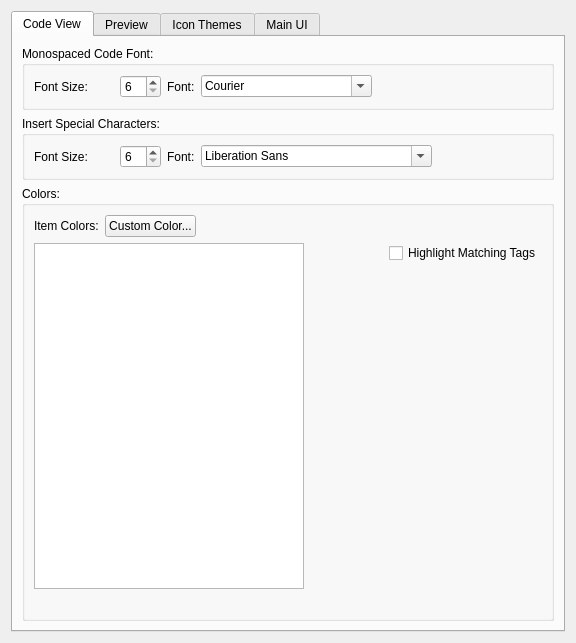
<?xml version="1.0" encoding="UTF-8"?>
<ui version="4.0">
 <class>AppearanceWidget</class>
 <widget class="QWidget" name="AppearanceWidget">
  <property name="geometry">
   <rect>
    <x>0</x>
    <y>0</y>
    <width>576</width>
    <height>508</height>
   </rect>
  </property>
  <property name="windowTitle">
   <string>Appearance</string>
  </property>
  <layout class="QVBoxLayout" name="verticalLayout">
   <item>
    <widget class="QTabWidget" name="tabAppearance">
     <property name="sizePolicy">
      <sizepolicy hsizetype="Preferred" vsizetype="Preferred">
       <horstretch>0</horstretch>
       <verstretch>0</verstretch>
      </sizepolicy>
     </property>
     <property name="focusPolicy">
      <enum>Qt::StrongFocus</enum>
     </property>
     <property name="currentIndex">
      <number>0</number>
     </property>
     <widget class="QWidget" name="AppCVTab">
      <attribute name="title">
       <string>Code View</string>
      </attribute>
      <layout class="QVBoxLayout" name="verticalLayout_7">
       <item>
        <widget class="QGroupBox" name="groupBoxCodeView">
         <property name="title">
          <string>Monospaced Code Font:</string>
         </property>
         <layout class="QVBoxLayout" name="verticalLayout_4">
          <item>
           <layout class="QGridLayout" name="gridLayout_2">
            <item row="0" column="0">
             <widget class="QLabel" name="labelCodeViewFontSize">
              <property name="minimumSize">
               <size>
                <width>80</width>
                <height>0</height>
               </size>
              </property>
              <property name="toolTip">
               <string>Font size to be used for text in Code View.</string>
              </property>
              <property name="text">
               <string>Font Size:</string>
              </property>
             </widget>
            </item>
            <item row="0" column="1">
             <widget class="QSpinBox" name="codeViewFontSizeSpin">
              <property name="minimum">
               <number>6</number>
              </property>
             </widget>
            </item>
            <item row="0" column="2">
             <widget class="QLabel" name="labelCodeViewFont">
              <property name="toolTip">
               <string>Font family to be used for text in Code View.</string>
              </property>
              <property name="text">
               <string>Font:</string>
              </property>
             </widget>
            </item>
            <item row="0" column="3">
             <widget class="QFontComboBox" name="cbCodeViewFont">
              <property name="fontFilters">
               <set>QFontComboBox::MonospacedFonts</set>
              </property>
             </widget>
            </item>
            <item row="0" column="4">
             <spacer name="horizontalSpacerCSS">
              <property name="orientation">
               <enum>Qt::Horizontal</enum>
              </property>
              <property name="sizeHint" stdset="0">
               <size>
                <width>28</width>
                <height>20</height>
               </size>
              </property>
             </spacer>
            </item>
           </layout>
          </item>
         </layout>
        </widget>
       </item>
       <item>
        <widget class="QGroupBox" name="groupBoxSpecialCharacter">
         <property name="title">
          <string>Insert Special Characters:</string>
         </property>
         <layout class="QVBoxLayout" name="verticalLayout_2">
          <item>
           <layout class="QGridLayout" name="gridLayout_3">
            <item row="0" column="0">
             <widget class="QLabel" name="labelSpecialCharacterFontSize">
              <property name="minimumSize">
               <size>
                <width>80</width>
                <height>0</height>
               </size>
              </property>
              <property name="toolTip">
               <string>Font size to be used for Insert Special Characters window</string>
              </property>
              <property name="text">
               <string>Font Size:</string>
              </property>
             </widget>
            </item>
            <item row="0" column="1">
             <widget class="QSpinBox" name="specialCharacterFontSizeSpin">
              <property name="minimum">
               <number>6</number>
              </property>
              <property name="maximum">
               <number>99</number>
              </property>
             </widget>
            </item>
            <item row="0" column="2">
             <widget class="QLabel" name="label">
              <property name="text">
               <string>Font:</string>
              </property>
             </widget>
            </item>
            <item row="0" column="3">
             <widget class="QFontComboBox" name="cbSpecialCharacterFont"/>
            </item>
            <item row="0" column="4">
             <spacer name="horizontalSpacerSC">
              <property name="orientation">
               <enum>Qt::Horizontal</enum>
              </property>
              <property name="sizeHint" stdset="0">
               <size>
                <width>28</width>
                <height>20</height>
               </size>
              </property>
             </spacer>
            </item>
           </layout>
          </item>
         </layout>
        </widget>
       </item>
       <item>
        <widget class="QGroupBox" name="groupBox">
         <property name="title">
          <string>Colors:</string>
         </property>
         <layout class="QGridLayout" name="gridLayout_6">
          <item row="0" column="0">
           <layout class="QGridLayout" name="gridLayout_4">
            <item row="0" column="0">
             <widget class="QLabel" name="labelColors">
              <property name="text">
               <string>Item Colors:</string>
              </property>
             </widget>
            </item>
            <item row="0" column="1">
             <widget class="QPushButton" name="customColorButton">
              <property name="sizePolicy">
               <sizepolicy hsizetype="Preferred" vsizetype="Fixed">
                <horstretch>0</horstretch>
                <verstretch>0</verstretch>
               </sizepolicy>
              </property>
              <property name="minimumSize">
               <size>
                <width>90</width>
                <height>0</height>
               </size>
              </property>
              <property name="focusPolicy">
               <enum>Qt::TabFocus</enum>
              </property>
              <property name="toolTip">
               <string>Select an alternative color for this display item</string>
              </property>
              <property name="text">
               <string>Custom Color...</string>
              </property>
             </widget>
            </item>
            <item row="0" column="2">
             <spacer name="horizontalSpacer_3">
              <property name="orientation">
               <enum>Qt::Horizontal</enum>
              </property>
              <property name="sizeHint" stdset="0">
               <size>
                <width>40</width>
                <height>20</height>
               </size>
              </property>
             </spacer>
            </item>
           </layout>
          </item>
          <item row="1" column="0">
           <layout class="QGridLayout" name="gridLayout_5" columnstretch="0,0,0">
            <item row="0" column="2">
             <layout class="QVBoxLayout" name="verticalLayout_6">
              <item>
               <widget class="QCheckBox" name="chkHightlightTags">
                <property name="text">
                 <string>Highlight Matching Tags</string>
                </property>
               </widget>
              </item>
              <item>
               <spacer name="verticalSpacer_2">
                <property name="orientation">
                 <enum>Qt::Vertical</enum>
                </property>
                <property name="sizeHint" stdset="0">
                 <size>
                  <width>20</width>
                  <height>40</height>
                 </size>
                </property>
               </spacer>
              </item>
             </layout>
            </item>
            <item row="0" column="0">
             <widget class="QListWidget" name="codeViewColorsList">
              <property name="minimumSize">
               <size>
                <width>270</width>
                <height>0</height>
               </size>
              </property>
              <property name="maximumSize">
               <size>
                <width>320</width>
                <height>16777215</height>
               </size>
              </property>
             </widget>
            </item>
            <item row="1" column="0">
             <spacer name="verticalSpacer_3">
              <property name="orientation">
               <enum>Qt::Vertical</enum>
              </property>
              <property name="sizeType">
               <enum>QSizePolicy::Minimum</enum>
              </property>
              <property name="sizeHint" stdset="0">
               <size>
                <width>20</width>
                <height>20</height>
               </size>
              </property>
             </spacer>
            </item>
            <item row="0" column="1">
             <spacer name="horizontalSpacer">
              <property name="orientation">
               <enum>Qt::Horizontal</enum>
              </property>
              <property name="sizeType">
               <enum>QSizePolicy::Expanding</enum>
              </property>
              <property name="sizeHint" stdset="0">
               <size>
                <width>40</width>
                <height>20</height>
               </size>
              </property>
             </spacer>
            </item>
           </layout>
          </item>
         </layout>
        </widget>
       </item>
      </layout>
     </widget>
     <widget class="QWidget" name="AppPreviewTab">
      <attribute name="title">
       <string>Preview</string>
      </attribute>
      <layout class="QVBoxLayout" name="verticalLayout_5">
       <item alignment="Qt::AlignTop">
        <widget class="QGroupBox" name="groupBoxPreview">
         <property name="title">
          <string>Fonts:</string>
         </property>
         <layout class="QVBoxLayout" name="verticalLayoutPV">
          <item>
           <widget class="QLabel" name="labelWarning">
            <property name="toolTip">
             <string/>
            </property>
            <property name="text">
             <string>If no font is specified in the CSS for your page, the following font will be used to display within Sigil. These fonts will not be used in your actual ebook.</string>
            </property>
            <property name="wordWrap">
             <bool>true</bool>
            </property>
           </widget>
          </item>
          <item>
           <layout class="QHBoxLayout" name="horizontalLayoutPV" stretch="0,0">
            <item>
             <layout class="QGridLayout" name="gridLayoutPV">
              <item row="0" column="1">
               <widget class="QSpinBox" name="previewFontSizeSpin">
                <property name="minimum">
                 <number>6</number>
                </property>
                <property name="maximum">
                 <number>99</number>
                </property>
               </widget>
              </item>
              <item row="0" column="0">
               <widget class="QLabel" name="labelPreviewFontSize">
                <property name="minimumSize">
                 <size>
                  <width>80</width>
                  <height>0</height>
                 </size>
                </property>
                <property name="toolTip">
                 <string>Default font size to be used for Preview
if no font-size specified in your CSS</string>
                </property>
                <property name="text">
                 <string>Font Size:</string>
                </property>
               </widget>
              </item>
              <item row="0" column="2">
               <widget class="QLabel" name="labelPreviewFontStandard">
                <property name="toolTip">
                 <string>Default font family to be used for Preview
if no font-family specified in your CSS</string>
                </property>
                <property name="text">
                 <string>Standard:</string>
                </property>
               </widget>
              </item>
              <item row="0" column="4">
               <spacer name="horizontalSpacerPV">
                <property name="orientation">
                 <enum>Qt::Horizontal</enum>
                </property>
                <property name="sizeHint" stdset="0">
                 <size>
                  <width>0</width>
                  <height>20</height>
                 </size>
                </property>
               </spacer>
              </item>
              <item row="0" column="3">
               <widget class="QFontComboBox" name="cbPreviewFontStandard"/>
              </item>
              <item row="3" column="3">
               <widget class="QFontComboBox" name="cbPreviewFontSerif"/>
              </item>
              <item row="4" column="3">
               <widget class="QFontComboBox" name="cbPreviewFontSansSerif"/>
              </item>
              <item row="3" column="2">
               <widget class="QLabel" name="labelPreviewFontSerif">
                <property name="toolTip">
                 <string>Default font family to be used for Preview
if a serif font-family specified in your CSS</string>
                </property>
                <property name="text">
                 <string>Serif:</string>
                </property>
               </widget>
              </item>
              <item row="4" column="2">
               <widget class="QLabel" name="labelPreviewFontSansSerif">
                <property name="toolTip">
                 <string>Default font family to be used for Preview
if a sans-serif font-family specified in your CSS</string>
                </property>
                <property name="text">
                 <string>Sans-Serif:</string>
                </property>
               </widget>
              </item>
             </layout>
            </item>
            <item>
             <spacer name="horizontalSpacerPV2">
              <property name="orientation">
               <enum>Qt::Horizontal</enum>
              </property>
              <property name="sizeHint" stdset="0">
               <size>
                <width>0</width>
                <height>20</height>
               </size>
              </property>
             </spacer>
            </item>
           </layout>
          </item>
         </layout>
        </widget>
       </item>
       <item>
        <widget class="QCheckBox" name="PreviewDarkInDM">
         <property name="focusPolicy">
          <enum>Qt::TabFocus</enum>
         </property>
         <property name="text">
          <string>Make Preview simulate a dark appearance in dark mode</string>
         </property>
         <property name="checked">
          <bool>true</bool>
         </property>
        </widget>
       </item>
       <item>
        <spacer name="verticalSpacer">
         <property name="orientation">
          <enum>Qt::Vertical</enum>
         </property>
         <property name="sizeHint" stdset="0">
          <size>
           <width>20</width>
           <height>40</height>
          </size>
         </property>
        </spacer>
       </item>
      </layout>
     </widget>
     <widget class="QWidget" name="IconThemeTab">
      <attribute name="title">
       <string>Icon Themes</string>
      </attribute>
      <layout class="QVBoxLayout" name="tabverticalLayout">
       <item>
        <widget class="QGroupBox" name="tabgroupBox">
         <property name="sizePolicy">
          <sizepolicy hsizetype="Preferred" vsizetype="Preferred">
           <horstretch>0</horstretch>
           <verstretch>0</verstretch>
          </sizepolicy>
         </property>
         <property name="toolTip">
          <string>Choose which icon theme you want to use (requires Sigil restart).</string>
         </property>
         <property name="title">
          <string>Select your icon theme:</string>
         </property>
         <property name="alignment">
          <set>Qt::AlignLeading|Qt::AlignLeft|Qt::AlignVCenter</set>
         </property>
         <layout class="QHBoxLayout" name="tabversionLayout">
          <item>
           <widget class="QRadioButton" name="Default">
            <property name="focusPolicy">
             <enum>Qt::TabFocus</enum>
            </property>
            <property name="toolTip">
             <string>Sigil's default icon theme.</string>
            </property>
            <property name="text">
             <string>Default Icons</string>
            </property>
            <property name="checked">
             <bool>true</bool>
            </property>
           </widget>
          </item>
          <item>
           <widget class="QRadioButton" name="Fluent">
            <property name="focusPolicy">
             <enum>Qt::TabFocus</enum>
            </property>
            <property name="toolTip">
             <string>Icons based on the Fluent theme:</string>
            </property>
            <property name="text">
             <string>Fluent Icons</string>
            </property>
            <property name="checked">
             <bool>false</bool>
            </property>
           </widget>
          </item>
          <item>
           <widget class="QRadioButton" name="Material">
            <property name="focusPolicy">
             <enum>Qt::TabFocus</enum>
            </property>
            <property name="toolTip">
             <string>Icons based on Google's Material theme:</string>
            </property>
            <property name="text">
             <string>Material Icons</string>
            </property>
            <property name="checked">
             <bool>false</bool>
            </property>
           </widget>
          </item>
          <item>
           <widget class="QRadioButton" name="Custom">
            <property name="focusPolicy">
             <enum>Qt::TabFocus</enum>
            </property>
            <property name="toolTip">
             <string>Custom Icon Theme:</string>
            </property>
            <property name="text">
             <string>Custom Icons</string>
            </property>
            <property name="checked">
             <bool>false</bool>
            </property>
           </widget>
          </item>
          <item>
           <spacer name="tabhorizontalSpacer_4">
            <property name="orientation">
             <enum>Qt::Horizontal</enum>
            </property>
            <property name="sizeHint" stdset="0">
             <size>
              <width>40</width>
              <height>20</height>
             </size>
            </property>
           </spacer>
          </item>
         </layout>
        </widget>
       </item>
       <item>
        <spacer name="tabverticalSpacer">
         <property name="orientation">
          <enum>Qt::Vertical</enum>
         </property>
         <property name="sizeHint" stdset="0">
          <size>
           <width>20</width>
           <height>40</height>
          </size>
         </property>
        </spacer>
       </item>
      </layout>
     </widget>
     <widget class="QWidget" name="AppUiTab">
      <attribute name="title">
       <string>Main UI</string>
      </attribute>
      <layout class="QVBoxLayout" name="verticalLayout_3">
       <item>
        <widget class="QGroupBox" name="groupBoxIconSize">
         <property name="title">
          <string>Main Menu Icon Size:</string>
         </property>
         <layout class="QGridLayout" name="gridLayout">
          <item row="0" column="0">
           <widget class="QLabel" name="labelIconSize">
            <property name="text">
             <string>Adjust the size of the icons in the main menu.</string>
            </property>
            <property name="wordWrap">
             <bool>true</bool>
            </property>
           </widget>
          </item>
          <item row="1" column="0">
           <widget class="QSlider" name="iconSizeSlider">
            <property name="focusPolicy">
             <enum>Qt::TabFocus</enum>
            </property>
            <property name="minimum">
             <number>10</number>
            </property>
            <property name="maximum">
             <number>30</number>
            </property>
            <property name="value">
             <number>18</number>
            </property>
            <property name="sliderPosition">
             <number>18</number>
            </property>
            <property name="orientation">
             <enum>Qt::Horizontal</enum>
            </property>
            <property name="tickPosition">
             <enum>QSlider::TicksBothSides</enum>
            </property>
            <property name="tickInterval">
             <number>1</number>
            </property>
           </widget>
          </item>
         </layout>
       </widget>
      </item>
      <item>
       <widget class="QGroupBox" name="groupClipShortcutBadges">
        <property name="title">
         <string>Clip Toolbar:</string>
        </property>
        <layout class="QVBoxLayout" name="verticalLayoutClipShortcutBadges">
         <item>
          <widget class="QCheckBox" name="chkClipShortcutBadges">
           <property name="toolTip">
            <string>Show the current shortcut on each of the first ten Clip buttons.</string>
           </property>
           <property name="text">
            <string>Show Clips shortcut badges</string>
           </property>
          </widget>
         </item>
        </layout>
       </widget>
      </item>
       <item>
        <widget class="QGroupBox" name="grpCustomDarkStyle">
         <property name="title">
          <string>Dark Theme Style (Windows Only):</string>
         </property>
         <layout class="QHBoxLayout" name="horizontalLayout">
          <item>
           <widget class="QCheckBox" name="chkDarkStyle">
            <property name="toolTip">
             <string>When using a Windows dark style, use the classic Sigil dark style instead of the built in Qt one</string>
            </property>
            <property name="text">
             <string>Use Classic Sigil Dark Theme</string>
            </property>
           </widget>
          </item>
          <item>
           <widget class="QLabel" name="lblDarkStyleWarn">
            <property name="text">
             <string>(Needs Sigil Restart)</string>
            </property>
           </widget>
          </item>
          <item>
           <spacer name="horizontalSpacer_4">
            <property name="orientation">
             <enum>Qt::Horizontal</enum>
            </property>
            <property name="sizeHint" stdset="0">
             <size>
              <width>105</width>
              <height>20</height>
             </size>
            </property>
           </spacer>
          </item>
         </layout>
        </widget>
       </item>
       <item>
        <widget class="QGroupBox" name="uifontGroup">
         <property name="title">
          <string>Fonts:</string>
         </property>
         <layout class="QHBoxLayout" name="horizontalLayout_2" stretch="0,1,0,0">
          <item>
           <widget class="QLabel" name="uifontLabel">
            <property name="text">
             <string>UI Font:</string>
            </property>
           </widget>
          </item>
          <item>
           <widget class="QLineEdit" name="editUIFont"/>
          </item>
          <item>
           <widget class="QPushButton" name="changeUIFontButton">
            <property name="focusPolicy">
             <enum>Qt::TabFocus</enum>
            </property>
            <property name="toolTip">
             <string>Change the font used by Sigil's menus, buttons, etc...</string>
            </property>
            <property name="text">
             <string>Change Font (Needs Sigil Restart)</string>
            </property>
           </widget>
          </item>
          <item>
           <spacer name="horizontalSpacer_5">
            <property name="orientation">
             <enum>Qt::Horizontal</enum>
            </property>
            <property name="sizeHint" stdset="0">
             <size>
              <width>40</width>
              <height>20</height>
             </size>
            </property>
           </spacer>
          </item>
         </layout>
        </widget>
       </item>
       <item>
        <widget class="QGroupBox" name="groupBox_3a">
         <property name="toolTip">
          <string>Control how the Book Browser displays paths and image previews</string>
         </property>
         <property name="title">
          <string>Control Book Browser Appearance:</string>
         </property>
         <property name="alignment">
          <set>Qt::AlignLeading|Qt::AlignLeft|Qt::AlignVCenter</set>
         </property>
         <layout class="QGridLayout" name="gridLayout_3a">
          <item row="0" column="0">
           <widget class="QCheckBox" name="ShowFullPath">
            <property name="focusPolicy">
             <enum>Qt::TabFocus</enum>
            </property>
            <property name="toolTip">
             <string>Check to make BookBrowser show full paths.</string>
            </property>
            <property name="text">
             <string>BookBrowser should show full paths.</string>
            </property>
            <property name="checked">
             <bool>false</bool>
            </property>
           </widget>
          </item>
          <item row="1" column="0">
           <widget class="QLabel" name="bookBrowserImagePreviewSizeLabel">
            <property name="text">
             <string>Maximum image preview size (px):</string>
            </property>
            <property name="buddy">
             <cstring>bookBrowserImagePreviewSizeSpin</cstring>
            </property>
           </widget>
          </item>
          <item row="1" column="1">
           <widget class="QSpinBox" name="bookBrowserImagePreviewSizeSpin">
            <property name="toolTip">
             <string>Set the longest side of image hover previews. Smaller images keep their original size.</string>
            </property>
            <property name="minimum">
             <number>50</number>
            </property>
            <property name="maximum">
             <number>600</number>
            </property>
            <property name="singleStep">
             <number>50</number>
            </property>
            <property name="value">
             <number>300</number>
            </property>
           </widget>
          </item>
         </layout>
        </widget>
       </item>
       <item>
        <widget class="QGroupBox" name="groupAccessible">
         <property name="title">
          <string>Accessibility Tweaks:</string>
         </property>
         <layout class="QVBoxLayout" name="verticalLayout_8">
          <item>
           <widget class="QCheckBox" name="chkFocusDec">
            <property name="focusPolicy">
             <enum>Qt::TabFocus</enum>
            </property>
            <property name="toolTip">
             <string>Show colored border around Widgets when they have focus</string>
            </property>
            <property name="text">
             <string>Highlight Widgets with Focus (Needs Sigil Restart)</string>
            </property>
           </widget>
          </item>
          <item>
           <widget class="QCheckBox" name="chkDoubleWidthCursor">
            <property name="focusPolicy">
             <enum>Qt::TabFocus</enum>
            </property>
            <property name="toolTip">
             <string>Make insertion cursor more visible</string>
            </property>
            <property name="text">
             <string>Make Insertion Cursor Double Width (Needs Sigil Restart)</string>
            </property>
           </widget>
          </item>
         </layout>
        </widget>
       </item>
       <item>
        <widget class="QGroupBox" name="groupAutomation">
         <property name="title">
          <string>Automation Menu (Advanced):</string>
         </property>
         <layout class="QVBoxLayout" name="verticalLayout_81">
          <item>
           <widget class="QCheckBox" name="chkShowAuto">
            <property name="focusPolicy">
             <enum>Qt::TabFocus</enum>
            </property>
            <property name="toolTip">
             <string>Show top level Automation menu</string>
            </property>
            <property name="text">
             <string>Show Automation menu.</string>
            </property>
           </widget>
          </item>
         </layout>
        </widget>
       </item>
       <item>
        <layout class="QHBoxLayout" name="horizontalLayoutReset">
         <item>
          <widget class="QPushButton" name="resetAllButton">
           <property name="sizePolicy">
            <sizepolicy hsizetype="Preferred" vsizetype="Fixed">
             <horstretch>0</horstretch>
             <verstretch>0</verstretch>
            </sizepolicy>
           </property>
           <property name="toolTip">
            <string>Reset all fonts and colors to the default values</string>
           </property>
           <property name="text">
            <string>Reset All</string>
           </property>
          </widget>
         </item>
         <item>
          <spacer name="horizontalSpacer_2">
           <property name="orientation">
            <enum>Qt::Horizontal</enum>
           </property>
           <property name="sizeHint" stdset="0">
            <size>
             <width>40</width>
             <height>20</height>
            </size>
           </property>
          </spacer>
         </item>
        </layout>
       </item>
       <item>
        <spacer name="verticalSpacerTab">
         <property name="orientation">
          <enum>Qt::Vertical</enum>
         </property>
         <property name="sizeHint" stdset="0">
          <size>
           <width>20</width>
           <height>40</height>
          </size>
         </property>
        </spacer>
       </item>
      </layout>
     </widget>
    </widget>
   </item>
  </layout>
 </widget>
 <resources/>
 <connections/>
</ui>
